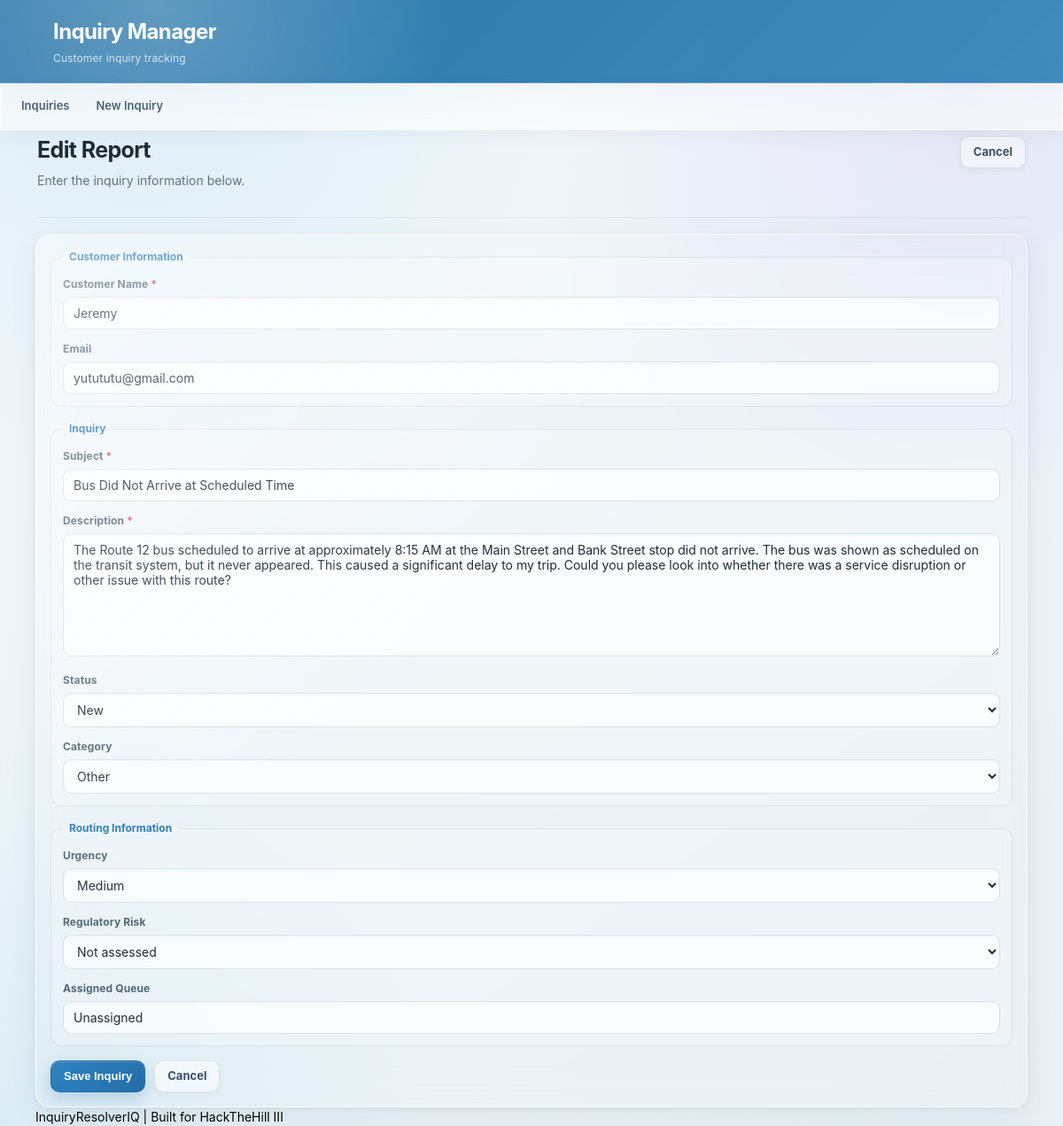
Screenshot of /complaints/44/edit (signed in) with the database file from the repository.
### tables this page shows
CREATE TABLE complaints (
    id INTEGER PRIMARY KEY AUTOINCREMENT,
    customer_name TEXT NOT NULL,
    customer_email TEXT,
    subject TEXT NOT NULL,
    description TEXT NOT NULL,
    status TEXT NOT NULL DEFAULT 'New',
    category TEXT NOT NULL DEFAULT 'Other',
    urgency TEXT NOT NULL DEFAULT 'Not assessed',
    regulatory_risk TEXT NOT NULL DEFAULT 'Not assessed',
    assigned_queue TEXT NOT NULL DEFAULT 'Unassigned',
    created_at TEXT NOT NULL DEFAULT CURRENT_TIMESTAMP,
    updated_at TEXT NOT NULL DEFAULT CURRENT_TIMESTAMP
, severity INTEGER DEFAULT 0, ai_summary TEXT DEFAULT '');

### server.py (the view, shortened to what this page needs)
@app.route("/complaints/<int:complaint_id>/edit", methods=["GET", "POST"])
def edit_complaint(complaint_id):
    if not session.get("is_admin"):
        return redirect(url_for("login"))
    db = get_db()
    complaint = db.execute(
        "SELECT * FROM complaints WHERE id = ?",
        (complaint_id,)
    ).fetchone()
    if complaint is None:
        db.close()
        abort(404)
    db.close()
    return render_template(
        "complaint_form.html",
        complaint=complaint,
        form_title="Edit Report",
        error=None
    )

### server.py (called while the page is built)
def get_db():
    db = sqlite3.connect(DATABASE)
    db.row_factory = sqlite3.Row
    return db

### templates/complaint_form.html (shortened to what this page needs)
{% extends "base.html" %}
{% block content %}
<div class="page-heading">
    <div>
        <h2>{{ form_title }}</h2>
        <p class="muted">Enter the inquiry information below.</p>
    </div>
    <a class="button secondary" href="{{ url_for('index') }}">Cancel</a>
</div>
<form class="form-panel" method="post">
    <fieldset>
        <legend>Customer Information</legend>
        <div class="form-row">
            <label for="customer_name">Customer Name <span class="required">*</span></label>
            <input type="text" id="customer_name" name="customer_name"
                   value="{{ complaint['customer_name'] if complaint else '' }}" maxlength="120">
        </div>
        <div class="form-row">
            <label for="customer_email">Email</label>
            <input type="text" id="customer_email" name="customer_email"
                   value="{{ complaint['customer_email'] if complaint else '' }}" maxlength="200">
        </div>
    </fieldset>
    <fieldset>
        <legend>Inquiry</legend>
        <div class="form-row">
            <label for="subject">Subject <span class="required">*</span></label>
            <input type="text" id="subject" name="subject"
                   value="{{ complaint['subject'] if complaint else '' }}" maxlength="200">
        </div>
        <div class="form-row">
            <label for="description">Description <span class="required">*</span></label>
            <textarea id="description" name="description" rows="7">{{ complaint['description'] if complaint else '' }}</textarea>
        </div>
        <div class="form-row">
            <label for="status">Status</label>
            <select id="status" name="status">
                {% set current_status = complaint['status'] if complaint else 'New' %}
                <option value="New" {% if current_status == "New" %}selected="selected"{% endif %}>New</option>
            </select>
        </div>
        <div class="form-row">
            <label for="category">Category</label>
            {% set current_category = complaint['category'] if complaint else 'Other' %}
            <select id="category" name="category">
                <option value="Other" {% if current_category == "Other" %}selected="selected"{% endif %}>Other</option>
            </select>
        </div>
    </fieldset>
    <fieldset>
        <legend>Routing Information</legend>
        <div class="form-row">
            <label for="urgency">Urgency</label>
            {% set current_urgency = complaint['urgency'] if complaint else 'Not assessed' %}
            <select id="urgency" name="urgency">
                <option value="Medium" {% if current_urgency == "Medium" %}selected="selected"{% endif %}>Medium</option>
            </select>
        </div>
        <div class="form-row">
            <label for="regulatory_risk">Regulatory Risk</label>
            {% set current_risk = complaint['regulatory_risk'] if complaint else 'Not assessed' %}
            <select id="regulatory_risk" name="regulatory_risk">
                <option value="Not assessed" {% if current_risk == "Not assessed" %}selected="selected"{% endif %}>Not assessed</option>
            </select>
        </div>
        <div class="form-row">
            <label for="assigned_queue">Assigned Queue</label>
            <input type="text" id="assigned_queue" name="assigned_queue"
                   value="{{ complaint['assigned_queue'] if complaint else 'Unassigned' }}" maxlength="100">
        </div>
    </fieldset>
    <div class="form-actions">
        <input class="button primary" type="submit" value="Save Inquiry">
        <a class="button secondary" href="{{ url_for('index') }}">Cancel</a>
    </div>
</form>
{% endblock %}

### rows the page displays
complaints: customer_name "Jeremy", customer_email "yutututu@gmail.com", subject "Bus Did Not Arrive at Scheduled Time", description "The Route 12 bus scheduled to arrive at approximately 8:15 AM at the Main Street and Bank Street stop did not arrive. The bus was shown as scheduled on the transit system, but it never appeared. This caused a significant delay to my trip. Could you please look into whether there was a service disruption or other issue with this route?", status "New", category "Other", urgency "Medium", regulatory_risk "Not assessed", assigned_queue "Unassigned"
